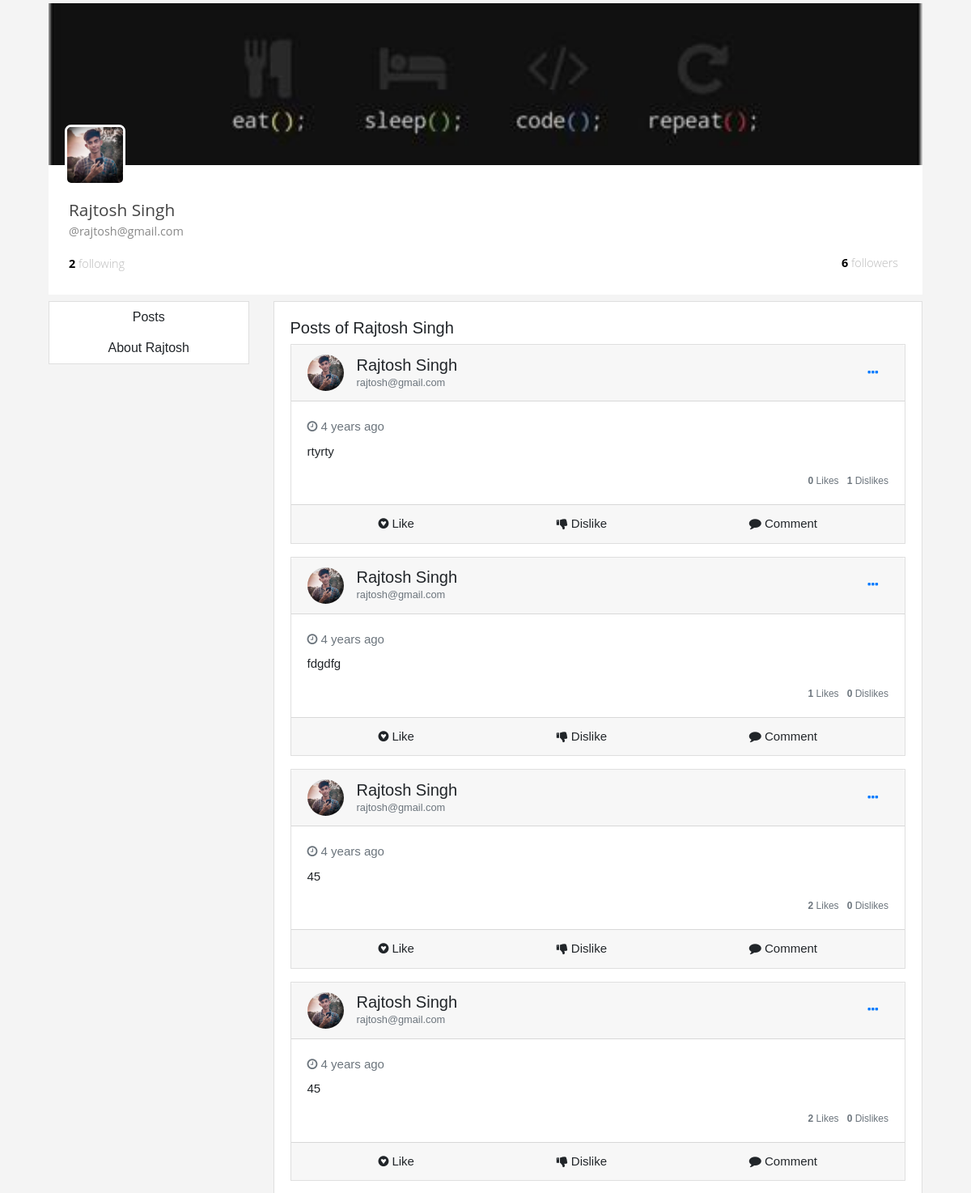
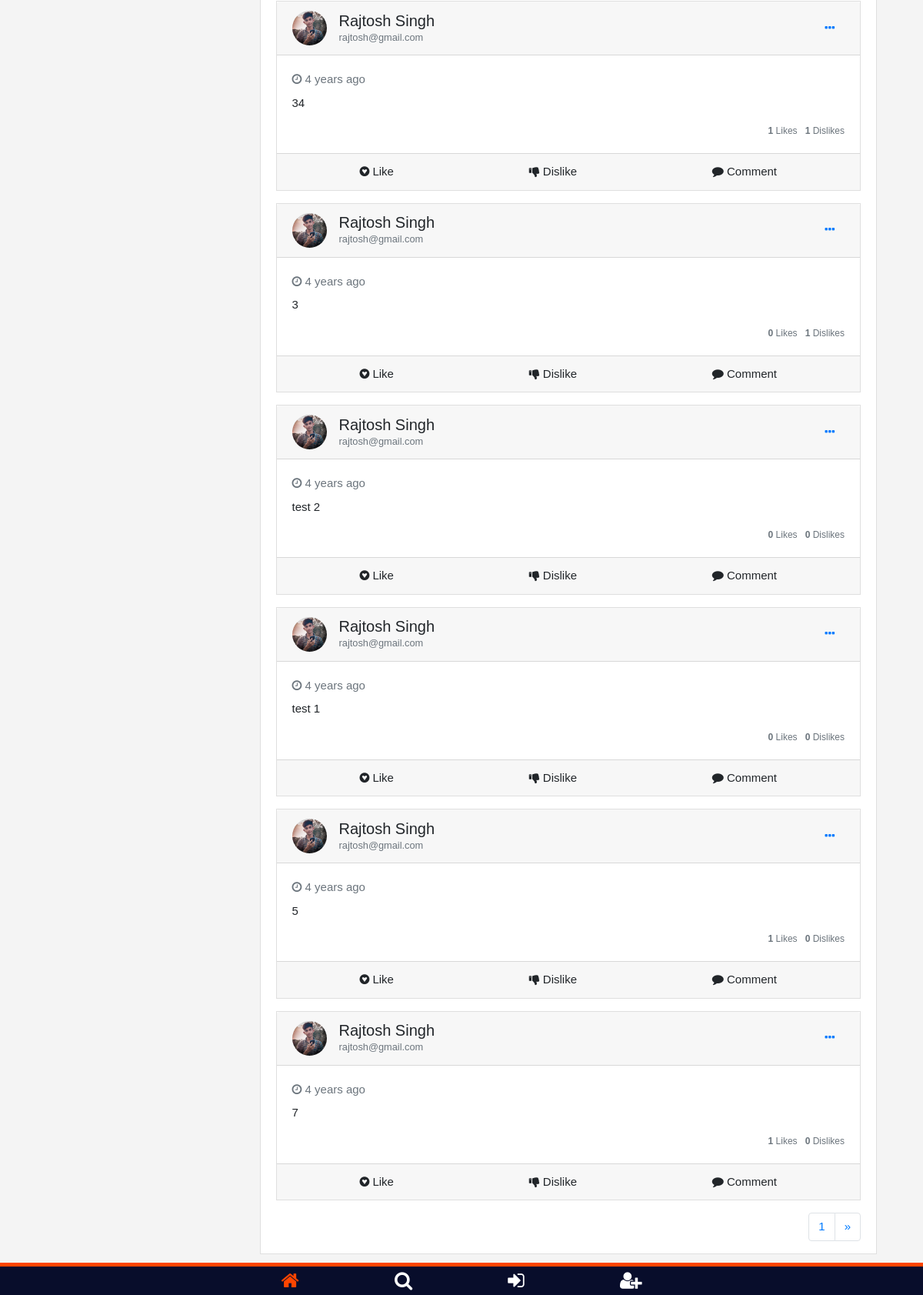
The app's page /user/rajtosh@gmail.com with its own data (2 pictures, top to bottom).
### user/models.py (models this page shows, shortened)
class Profile(models.Model):
	gen = (('Male', 'Male'), ('Female', 'Female'), ('Other', 'Other'))
	user = models.OneToOneField(User, on_delete = models.CASCADE)
	about_me = models.CharField(max_length=250, null=True)
	birthday = models.DateField(null=True)
	profile_pic = models.ImageField(upload_to = upload_profile_to, null=True, default = 'defaults/profile_pic.jpg')
	cover_image = models.ImageField(upload_to = upload_cover_to, null = True, default= 'defaults/cover_image.jpg')
	gender = models.CharField(choices=gen, max_length=6, null=True)
	followers = models.ManyToManyField(User, related_name='followers', blank=True)
	following = models.ManyToManyField(User, related_name="following", blank=True)

### main/models.py (models this page shows)
class Post(models.Model):
	user = models.ForeignKey(User, on_delete=models.CASCADE)
	text = models.TextField()
	picture = models.ImageField(null=True, upload_to = upload_post_to,)
	created_at = models.DateTimeField(auto_now_add=True)
	likes = models.ManyToManyField(User,related_name='likes')
	dislikes = models.ManyToManyField(User,related_name='dislikes')

### user/views.py (the view)
# urls.py: path('<str:username>', profile, name='profile'),
def profile(request, username):
	user = User.objects.filter(username=username)
	if not user:
		raise Http404()
	if request.user == user.first():
		if request.method == 'POST':
			passChangeForm = PasswordChangeForm(request.user, request.POST)
			if passChangeForm.is_valid():
				passChangeForm.save()
				messages.success(request, f'Password had been changed successfully')
		else:
			passChangeForm = PasswordChangeForm(request.user)
		parms = {
			'passChangeForm' : passChangeForm,
			'useritself': True,
			'user': request.user
			}
	else:
		parms = {
			'useritself': False,
			'user': user.first(),
		}
	posts = Post.objects.filter(user = user.first()).order_by('-created_at')
	all_post = Paginator(posts,10)
	page = request.GET.get('page')
	try:
		posts = all_post.page(page)
	except PageNotAnInteger:
		posts = all_post.page(1)
	except EmptyPage:
		posts = all_post.page(all_post.num_pages)
	parms['posts'] = posts
	return render(request, 'user/profile.html', parms)

### main/templatetags/poll_extras.py (called while the page is built)
@register.filter(name='comments')
def comments(post_id):
	comm = []
	post = Post.objects.get(id=int(post_id))
	for c in Comment.objects.filter(post=post):
		comm.append([c, SubComment.objects.filter(comment=c)])
	return comm

### templates/user/profile.html (shortened to what this page needs)
{% extends 'main/base.html'%}
{% load crispy_forms_tags %}
{% load poll_extras %}
{% block main_head %}
{% load static %}
{% endblock main_head %}
{% block main_body %}
<div class="container">
	<div class="w-100 mt-1">
        <div id="header">
        </div>
          <div id="profile">
            <div class="image">
            <img src="{{user.profile.profile_pic.url}}" alt="" />
            </div>
            <div class="name" id="name">
              {{user.get_full_name}}
            </div>
            <div class="nickname">
              @{{user.username}}
            </div>
            <div class="bottom">
            <span class="following" onclick="getFollowings()">
              <span class="count" id="following_count">{{user.profile.following.count}}</span>
              following
              </span>
              <span class="followers" onclick="getFollowers()">
                <span class="count" id="followers_count">{{user.profile.followers.count}}</span>
                followers
              </span>
            </div>
          </div>
    </div>
    <div class="row mt-2">
    	<div class="col-md-3">
    		<div class="card">
          <a class="btn" onclick="DisplayMenu('posts')" href="#posts">Posts</a>
    			<a class="btn" onclick="DisplayMenu('about')" href="#about">About {{user.first_name}}</a>
    		</div>
    	</div>
    	<div class="col-md-9">
    		<div class="card">
          <div id="posts" style="display: block;">
            <div class="card-body">
              <h5>
                Posts of {{user.get_full_name}}
              </h5>
                  {% for post in posts %}
                    <div class="card mb-3" id="post{{post.id}}">
                      <div class="card-header">
                        <div class="d-flex justify-content-between align-items-center">
                          <div class="d-flex justify-content-between align-items-center">
                            <div class="mr-2">
                              <img class="rounded-circle" width="45" height="45"
                                src="{{post.user.profile.profile_pic.url}}" alt="">
                            </div>
                            <div class="ml-2">
                              <div class="h5 m-0">{{post.user.get_full_name}}</div>
                              <div class="text-muted" style="font-size: 0.8rem;">{{post.user.username}}</div>
                            </div>
                          </div>
                          <div>
                            <div class="dropdown">
                              <button class="btn btn-link dropdown-toggle" type="button"
                                id="gedf-drop1" data-toggle="dropdown" aria-haspopup="true"
                                aria-expanded="false">
                                <i class="fa fa-ellipsis-h"></i>
                              </button>
                            </div>
                          </div>
                        </div>
                      </div>
                      <div class="card-body">
                        <div class="text-muted h7 mb-2"> <i class="fa fa-clock-o"></i>
                          {{post.created_at|timesince}} ago</div>
                        <p class="card-text">
                          {{post.text}}
                        </p>
                        <small class="text-muted pull-right">
                          <b class="likes">{{post.likes.count}}</b> Likes &nbsp;
                          <b class="dislikes">{{post.dislikes.count}}</b> Dislikes
                        </small>
                      </div>
                      <div class="card-footer d-flex justify-content-center">
                        <p
                          {% if request.user in post.likes.all %}
                          class="card-link m-auto like_active click" onclick="Post('like-back',
                          '{{post.id}}')"
                          {% else %}
                          class="card-link m-auto click" onclick="Post('like', '{{post.id}}')"
                          {% endif %}>
                          <i class="fa fa-gittip"></i> Like</p>
                        <p
                          {% if request.user in post.dislikes.all %}
                          class="card-link m-auto like_active click"
                          onclick="Post('dislike-back', '{{post.id}}')"
                          {% else %}
                          class="card-link m-auto click" onclick="Post('dislike',
                          '{{post.id}}')"
                          {% endif %}><i class="fa fa-thumbs-down"></i> Dislike</p>
                        <a class="card-link m-auto click" data-toggle="collapse"
                          data-target="#post{{post.id}}comments" aria-expanded="false"
                          aria-controls="post{{post.id}}comments"><i class="fa fa-comment"></i>
                          Comment</a>
                      </div>
                    </div>
                    {% endfor %}
                    <div class="float-right">
                      <nav aria-label="Page navigation example">
                        <ul class="pagination">
                          <li class="page-item"><a class="page-link" href="#">{{posts.number}}</a></li>
                          {% if posts.has_next %}
                          <li class="page-item">
                            <a class="page-link" href="?page={{posts.next_page_number}}"
                              aria-label="Next">
                              <span aria-hidden="true">&raquo;</span>
                            </a>
                          </li>
                          {% endif %}
                        </ul>
                      </nav>
                    </div>
        </div>
            </div>
    			</div>
    		</div>
    	</div>
    </div>
{% endblock main_body %}

### static/main/css/style.css (style rules this page uses)
* { margin: 0; padding: 0; }
body { font: 15px/1.5 Arial, Helvetica, sans-serif; background-color: #f4f4f4; }
.dropdown-toggle::after { content: none; display: none; }
a { color: #080d2b; }
#profile { height: 160px; background: white; position: relative; box-sizing: border-box; padding-top: 40px; padding-left: 25px; font-family: 'Open Sans', sans-serif; }
#profile .image { position: absolute; top: -50px; left: 20px; height: 75px; width: 75px; border-radius: 10px; }
#profile .image img { width: inherit; height: inherit; border:solid white; border-radius: 8px; }
#profile .name { font-size: 1.3rem; font-weight: 500; color: #444; }
#profile .nickname { color: #888; font-size: 0.9rem; padding-bottom: 7px; }
.following, .followers { font-family: 'Open Sans', sans-serif; font-size: 0.9rem; color: #bbb; font-weight: 300; }
.followers { float: right; padding-right: 30px; }
.bottom { margin-top: 10px; }
.count { color: black; font-family: 'Open Sans', sans-serif; font-size: 0.9rem; font-weight: 700; }
button, button:hover, button:focus { border: none; }
code, kbd, pre, .img-rounded, .img-thumbnail, .img-circle, .form-control, .btn, .btn-link, .dropdown-menu, .list-group-item, .input-group-addon, .input-group-btn, .nav-tabs a, .nav-pills a, .navbar, .navbar-toggle, .icon-bar, .breadcrumb, .pagination, .pager *, .label, .badge, .jumbotron, .thumbnail, .alert, .progress, .panel, .well, .modal-content, .tooltip-inner, .popover, .popover-title, .card, .card-footer, .carousel-indicators li { border-radius:0 !important; }

### records on screen
Post: user.profile.profile_pic (picture), user.get_full_name "Rajtosh Singh", user.username "rajtosh@gmail.com", created_at "4 years", text "rtyrty", likes.count "0", dislikes.count "1"
Post: user.profile.profile_pic (picture), user.get_full_name "Rajtosh Singh", user.username "rajtosh@gmail.com", created_at "4 years", text "fdgdfg", likes.count "1", dislikes.count "0"
Post: user.profile.profile_pic (picture), user.get_full_name "Rajtosh Singh", user.username "rajtosh@gmail.com", created_at "4 years", text "45", likes.count "2", dislikes.count "0"
Post: user.profile.profile_pic (picture), user.get_full_name "Rajtosh Singh", user.username "rajtosh@gmail.com", created_at "4 years", text "45", likes.count "2", dislikes.count "0"
Post: user.profile.profile_pic (picture), user.get_full_name "Rajtosh Singh", user.username "rajtosh@gmail.com", created_at "4 years", text "34", likes.count "1", dislikes.count "1"
Post: user.profile.profile_pic (picture), user.get_full_name "Rajtosh Singh", user.username "rajtosh@gmail.com", created_at "4 years", text "3", likes.count "0", dislikes.count "1"
Post: user.profile.profile_pic (picture), user.get_full_name "Rajtosh Singh", user.username "rajtosh@gmail.com", created_at "4 years", text "test 2", likes.count "0", dislikes.count "0"
Post: user.profile.profile_pic (picture), user.get_full_name "Rajtosh Singh", user.username "rajtosh@gmail.com", created_at "4 years", text "test 1", likes.count "0", dislikes.count "0"
Post: user.profile.profile_pic (picture), user.get_full_name "Rajtosh Singh", user.username "rajtosh@gmail.com", created_at "4 years", text "5", likes.count "1", dislikes.count "0"
Post: user.profile.profile_pic (picture), user.get_full_name "Rajtosh Singh", user.username "rajtosh@gmail.com", created_at "4 years", text "7", likes.count "1", dislikes.count "0"

### other values on screen
{{ user.get_full_name }} "Rajtosh Singh"
{{ user.username }} "rajtosh@gmail.com"
{{ user.profile.following.count }} "2"
{{ user.profile.followers.count }} "6"
{{ user.first_name }} "Rajtosh"
{{ posts.number }} "1"
